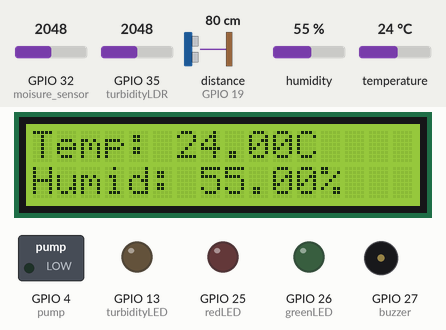
Bench run of a sketch on a simulated ESP32. On the bench: 16×2 character LCD, switched loads named in the sketch (green lamp = pin HIGH), output pins drawn as LEDs (lit = HIGH), buzzer (waves = sounding, pin HIGH). Inputs (shaded band) come from the test bench; at power-on: distance to the obstacle (sensor on GPIO 19) 80 cm, GPIO 32 (moisure_sensor) = 2048, GPIO 35 (turbidityLDR) = 2048, humidity 55 %, temperature 24 °C. The echo pulse lasts 58.3 µs per cm; WiFi joins after 1.5 s; servers stay silent unless stated; pins used as bus, display or sensor lines are not drawn; what the sketch prints to the serial monitor is not drawn.

Above: at 4.7 s.
4.8 s: distance to the obstacle (sensor on GPIO 19) set to 2 cm
At 9.0 s:
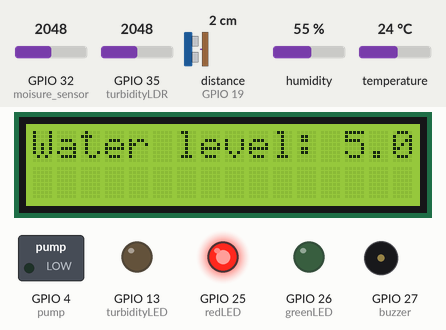
At 10.3 s:
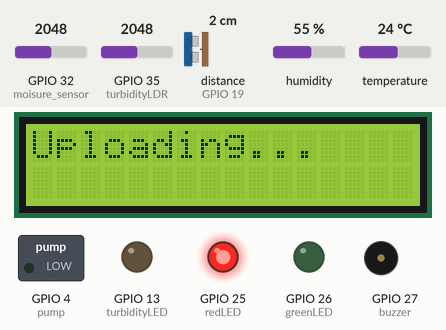
Timing chart, 0 to 50.9 s (numbered marks = the images above; inputs shaded):
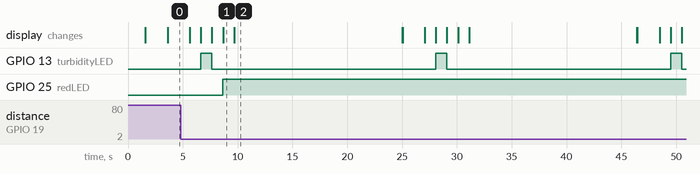

Measured:
- by itself, GPIO 13 (turbidityLED): alternates HIGH for 1.0 s and LOW for 20.4 s
- what the display in image 1 shows lasts 1.0 s, from 8.7 s to 9.7 s

The sketch:

plant-watering-system.ino
```cpp
#include <DHT.h> //Library for the temparature sensor
#include "LiquidCrystal_I2C.h"  //Library for the LCD display
#include <WiFi.h>
#include <ThingSpeak.h> //Library for web dashboard

#define WIFI_NETWORK "Dilee_ZMI"
#define WIFI_PASSWORD "Dilee2000914"
#define WIFI_TIMEOUT_MS 200000

#define CHANNEL_IP 2295777
#define CHANNEL_API_KEY "3GTMQGV7A92R0KX4"

void connectsToWiFi()
{
  Serial.println("Connecting to WiFi...");
  WiFi.mode(WIFI_STA);
  WiFi.begin(WIFI_NETWORK,WIFI_PASSWORD);
  unsigned long startAttempting = millis();
  while(WiFi.status() != WL_CONNECTED && millis() - startAttempting < WIFI_TIMEOUT_MS)
  {
    Serial.print(".");
    delay(100);
  }

  if(WiFi.status() != WL_CONNECTED)
  {
    Serial.println("Failed connecting to the internet.");
    exit(1);
  }
  else
  {
    Serial.print("Connected ");
    Serial.println(WiFi.localIP());
  }
}

/*common variables*/
float voltage, adcRaw;

/*constants/pins for temparature/humidity*/
int temp_sensor = 33;
float temp, humidity;

/*constants/pins for water level ultrasocic sensor*/
int trigPin = 18;
int echoPin = 19;

/*constants/pins for moisture sensor*/
int moisure_sensor = 32;
float moisture;

/*constants for Turbidity sensor*/
int turbidityLED = 13;
int turbidityLDR = 35;
int Turbidity_percentage = 0;

/*Output actuators*/
/*buzzer*/
int buzzer = 27;

/*LED*/
int redLED = 25;
int greenLED = 26;

/*pump*/
int pump = 4;

/*object initialization*/
LiquidCrystal_I2C display(0x27,16,2);
WiFiClient client;
DHT dht(temp_sensor, DHT11);

void setup() {

  Serial.begin(115200);
  connectsToWiFi();
  ThingSpeak.begin(client);
  dht.begin();

  /*set up the output pins*/
  pinMode(trigPin, OUTPUT);
  pinMode(echoPin, INPUT);
  pinMode(turbidityLED, OUTPUT);
  pinMode(buzzer, OUTPUT);
  pinMode(pump, OUTPUT);
  pinMode(redLED, OUTPUT);
  pinMode(greenLED, OUTPUT);

  display.init();
  display.backlight();
  display.clear();

  delay(2000);
}

void loop() {

  /*Temparature sensor*/
  temp = dht.readTemperature();
  humidity = dht.readHumidity();

  display.setCursor(0,0);
  display.print("Temp: ");
  display.print(temp);
  display.print("C");
  display.setCursor(0,1);
  display.print("Humid: ");
  display.print(humidity);
  display.print("%");
  delay(2000);
  display.clear();

  // Serial.print("Temp: ");
  // Serial.print(temp);
  // Serial.print("C ");
  // Serial.print("Humidity: ");
  // Serial.print(humidity);
  // Serial.println(" %");

  /*moisture sensor*/
  adcRaw = analogRead(moisure_sensor);
  moisture = map(adcRaw,0,4096,100,0);

  display.setCursor(0,0);
  display.print("Moisture: ");
  display.print(moisture);
  display.print(" %");
  delay(1000);


  // Serial.print("Moisture: ");
	// Serial.print(moisture);
	// Serial.println(" %");

  if(moisture<30)
  {
    digitalWrite(pump, HIGH);
    delay(2000);
    digitalWrite(pump, LOW);
  }

  display.clear();
  /*Turbidity sensor*/
  digitalWrite(turbidityLED, HIGH);
  delay(1000);
  adcRaw = analogRead(turbidityLDR);
  Turbidity_percentage = map(adcRaw, 1350,2950 , 100, 0);
  digitalWrite(turbidityLED, LOW);

  display.setCursor(0,0);
  display.print("Turbidity: ");
  display.print(Turbidity_percentage);
  display.print(" %");
  delay(1000);
  display.clear();

  // Serial.print("Turbidity: ");
	// Serial.print(Turbidity_percentage);
	// Serial.println(" %");

  if(Turbidity_percentage<50)
  {
    digitalWrite(greenLED, HIGH);
    digitalWrite(redLED, LOW);
  }
  else
  {
    digitalWrite(greenLED, LOW);
    digitalWrite(redLED, HIGH);
  }

  /*Water level sensor*/
  digitalWrite(trigPin, LOW);
  delayMicroseconds(2);
  digitalWrite(trigPin, HIGH);
  delayMicroseconds(10);
  digitalWrite(trigPin, LOW);
  unsigned long duration = pulseIn(echoPin, HIGH);
  float distanceCM = (duration * 0.0343) / 2.0;
  float water_level = 7-distanceCM;

  display.setCursor(0,0);
  display.print("Water level: ");
  display.print(water_level);
  display.print(" cm");
  delay(1000);
  display.clear();

  // Serial.print("Distance: ");
  // Serial.print(distanceCM);
  // Serial.println(" cm");
  // delay(1000);

  if(water_level<2)
  {
    tone(buzzer, 1000, 200);
    delay(200);
    tone(buzzer, 1000, 200);
  }

  /*Uploading to the web dashboard*/
  display.setCursor(0,0);
  display.print("Uploading...");

  ThingSpeak.setField(2,water_level);
  ThingSpeak.setField(4,temp);
  ThingSpeak.setField(3,Turbidity_percentage);
  ThingSpeak.setField(1,moisture);
  ThingSpeak.writeFields(CHANNEL_IP, CHANNEL_API_KEY);

  delay(15000);

  display.clear();
}
```
